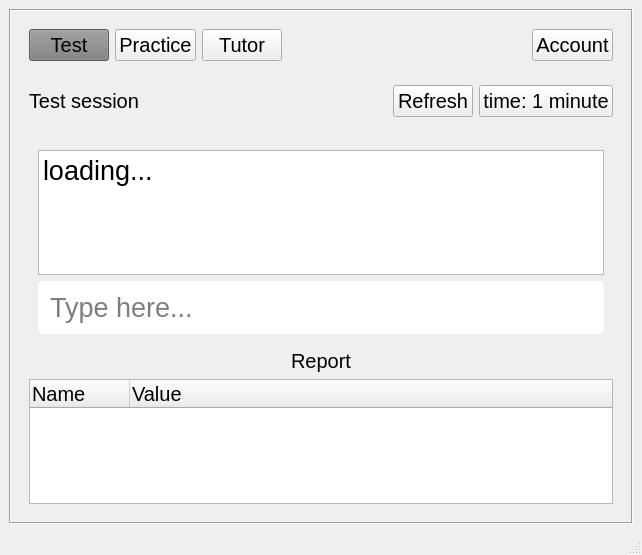
<?xml version="1.0" encoding="UTF-8"?>
<ui version="4.0">
 <class>MainWindow</class>
 <widget class="QMainWindow" name="MainWindow">
  <property name="geometry">
   <rect>
    <x>0</x>
    <y>0</y>
    <width>642</width>
    <height>555</height>
   </rect>
  </property>
  <property name="sizePolicy">
   <sizepolicy hsizetype="Preferred" vsizetype="MinimumExpanding">
    <horstretch>0</horstretch>
    <verstretch>0</verstretch>
   </sizepolicy>
  </property>
  <property name="minimumSize">
   <size>
    <width>0</width>
    <height>100</height>
   </size>
  </property>
  <property name="windowTitle">
   <string>MainWindow</string>
  </property>
  <property name="styleSheet">
   <string notr="true"/>
  </property>
  <widget class="QWidget" name="centralwidget">
   <layout class="QGridLayout" name="gridLayout_2">
    <item row="0" column="0">
     <widget class="QScrollArea" name="scrollArea">
      <property name="font">
       <font>
        <pointsize>15</pointsize>
       </font>
      </property>
      <property name="frameShape">
       <enum>QFrame::Box</enum>
      </property>
      <property name="widgetResizable">
       <bool>true</bool>
      </property>
      <widget class="QWidget" name="scrollAreaWidgetContents">
       <property name="geometry">
        <rect>
         <x>0</x>
         <y>0</y>
         <width>620</width>
         <height>490</height>
        </rect>
       </property>
       <layout class="QGridLayout" name="gridLayout">
        <item row="0" column="0">
         <widget class="QFrame" name="frame">
          <property name="sizePolicy">
           <sizepolicy hsizetype="Preferred" vsizetype="Preferred">
            <horstretch>0</horstretch>
            <verstretch>0</verstretch>
           </sizepolicy>
          </property>
          <property name="font">
           <font>
            <pointsize>15</pointsize>
           </font>
          </property>
          <property name="styleSheet">
           <string notr="true"/>
          </property>
          <property name="frameShape">
           <enum>QFrame::NoFrame</enum>
          </property>
          <property name="frameShadow">
           <enum>QFrame::Plain</enum>
          </property>
          <layout class="QHBoxLayout" name="horizontalLayout">
           <item>
            <widget class="QPushButton" name="test_session">
             <property name="font">
              <font>
               <pointsize>15</pointsize>
              </font>
             </property>
             <property name="styleSheet">
              <string notr="true">background-color:#7f7f7f;</string>
             </property>
             <property name="text">
              <string>Test</string>
             </property>
             <property name="checkable">
              <bool>false</bool>
             </property>
            </widget>
           </item>
           <item>
            <widget class="QPushButton" name="practice_button">
             <property name="font">
              <font>
               <pointsize>15</pointsize>
              </font>
             </property>
             <property name="styleSheet">
              <string notr="true"/>
             </property>
             <property name="text">
              <string>Practice</string>
             </property>
            </widget>
           </item>
           <item>
            <widget class="QPushButton" name="tutor_btn">
             <property name="font">
              <font>
               <pointsize>15</pointsize>
              </font>
             </property>
             <property name="styleSheet">
              <string notr="true"/>
             </property>
             <property name="text">
              <string>Tutor</string>
             </property>
            </widget>
           </item>
           <item>
            <spacer name="horizontalSpacer">
             <property name="font">
              <font>
               <pointsize>15</pointsize>
              </font>
             </property>
             <property name="orientation">
              <enum>Qt::Horizontal</enum>
             </property>
             <property name="sizeHint" stdset="0">
              <size>
               <width>40</width>
               <height>20</height>
              </size>
             </property>
            </spacer>
           </item>
           <item>
            <widget class="QPushButton" name="account_btn">
             <property name="font">
              <font>
               <pointsize>15</pointsize>
              </font>
             </property>
             <property name="styleSheet">
              <string notr="true"/>
             </property>
             <property name="text">
              <string>Account</string>
             </property>
            </widget>
           </item>
          </layout>
         </widget>
        </item>
        <item row="1" column="0">
         <widget class="QFrame" name="frame_5">
          <property name="font">
           <font>
            <pointsize>15</pointsize>
           </font>
          </property>
          <property name="frameShape">
           <enum>QFrame::NoFrame</enum>
          </property>
          <property name="frameShadow">
           <enum>QFrame::Raised</enum>
          </property>
          <layout class="QHBoxLayout" name="horizontalLayout_2">
           <item>
            <widget class="QLabel" name="label_2">
             <property name="font">
              <font>
               <pointsize>15</pointsize>
              </font>
             </property>
             <property name="styleSheet">
              <string notr="true"/>
             </property>
             <property name="text">
              <string>Test session</string>
             </property>
            </widget>
           </item>
           <item>
            <spacer name="horizontalSpacer_4">
             <property name="font">
              <font>
               <pointsize>15</pointsize>
              </font>
             </property>
             <property name="orientation">
              <enum>Qt::Horizontal</enum>
             </property>
             <property name="sizeHint" stdset="0">
              <size>
               <width>242</width>
               <height>20</height>
              </size>
             </property>
            </spacer>
           </item>
           <item>
            <widget class="QPushButton" name="test_refresh_button">
             <property name="font">
              <font>
               <pointsize>15</pointsize>
              </font>
             </property>
             <property name="styleSheet">
              <string notr="true"/>
             </property>
             <property name="text">
              <string>Refresh</string>
             </property>
            </widget>
           </item>
           <item>
            <widget class="QPushButton" name="time_button">
             <property name="font">
              <font>
               <pointsize>15</pointsize>
              </font>
             </property>
             <property name="styleSheet">
              <string notr="true"/>
             </property>
             <property name="text">
              <string>time: 1 minute</string>
             </property>
            </widget>
           </item>
          </layout>
         </widget>
        </item>
        <item row="2" column="0">
         <widget class="QScrollArea" name="scrollArea_2">
          <property name="font">
           <font>
            <pointsize>15</pointsize>
           </font>
          </property>
          <property name="frameShape">
           <enum>QFrame::NoFrame</enum>
          </property>
          <property name="widgetResizable">
           <bool>true</bool>
          </property>
          <widget class="QWidget" name="scrollAreaWidgetContents_3">
           <property name="geometry">
            <rect>
             <x>0</x>
             <y>0</y>
             <width>602</width>
             <height>362</height>
            </rect>
           </property>
           <layout class="QVBoxLayout" name="verticalLayout_2">
            <item>
             <widget class="QFrame" name="frame_4">
              <property name="font">
               <font>
                <pointsize>15</pointsize>
               </font>
              </property>
              <property name="frameShape">
               <enum>QFrame::NoFrame</enum>
              </property>
              <property name="frameShadow">
               <enum>QFrame::Plain</enum>
              </property>
              <layout class="QVBoxLayout" name="verticalLayout">
               <item>
                <widget class="QTextBrowser" name="testTextBrowser">
                 <property name="font">
                  <font>
                   <pointsize>15</pointsize>
                  </font>
                 </property>
                 <property name="styleSheet">
                  <string notr="true"/>
                 </property>
                 <property name="markdown">
                  <string>loading...

</string>
                 </property>
                 <property name="html">
                  <string>&lt;!DOCTYPE HTML PUBLIC &quot;-//W3C//DTD HTML 4.0//EN&quot; &quot;http://www.w3.org/TR/REC-html40/strict.dtd&quot;&gt;
&lt;html&gt;&lt;head&gt;&lt;meta name=&quot;qrichtext&quot; content=&quot;1&quot; /&gt;&lt;style type=&quot;text/css&quot;&gt;
p, li { white-space: pre-wrap; }
&lt;/style&gt;&lt;/head&gt;&lt;body style=&quot; font-family:'Ubuntu'; font-size:15pt; font-weight:400; font-style:normal;&quot;&gt;
&lt;p style=&quot; margin-top:6px; margin-bottom:6px; margin-left:0px; margin-right:0px; -qt-block-indent:0; text-indent:0px;&quot;&gt;&lt;span style=&quot; font-size:20pt;&quot;&gt;loading...&lt;/span&gt;&lt;/p&gt;&lt;/body&gt;&lt;/html&gt;</string>
                 </property>
                 <property name="overwriteMode">
                  <bool>false</bool>
                 </property>
                </widget>
               </item>
               <item>
                <widget class="QLineEdit" name="test_type">
                 <property name="font">
                  <font>
                   <pointsize>20</pointsize>
                  </font>
                 </property>
                 <property name="styleSheet">
                  <string notr="true">padding:10px;
border-radius:5px;</string>
                 </property>
                 <property name="text">
                  <string/>
                 </property>
                 <property name="placeholderText">
                  <string>Type here...</string>
                 </property>
                </widget>
               </item>
              </layout>
             </widget>
            </item>
            <item>
             <widget class="QLabel" name="label_4">
              <property name="font">
               <font>
                <pointsize>15</pointsize>
               </font>
              </property>
              <property name="styleSheet">
               <string notr="true"/>
              </property>
              <property name="text">
               <string>Report</string>
              </property>
              <property name="alignment">
               <set>Qt::AlignCenter</set>
              </property>
             </widget>
            </item>
            <item>
             <widget class="QTreeWidget" name="treeWidget">
              <property name="font">
               <font>
                <pointsize>15</pointsize>
               </font>
              </property>
              <property name="styleSheet">
               <string notr="true"/>
              </property>
              <column>
               <property name="text">
                <string>Name</string>
               </property>
               <property name="font">
                <font>
                 <pointsize>15</pointsize>
                </font>
               </property>
              </column>
              <column>
               <property name="text">
                <string>Value</string>
               </property>
               <property name="font">
                <font>
                 <pointsize>15</pointsize>
                </font>
               </property>
              </column>
             </widget>
            </item>
           </layout>
          </widget>
         </widget>
        </item>
       </layout>
      </widget>
     </widget>
    </item>
   </layout>
  </widget>
  <widget class="QMenuBar" name="menubar">
   <property name="geometry">
    <rect>
     <x>0</x>
     <y>0</y>
     <width>642</width>
     <height>21</height>
    </rect>
   </property>
  </widget>
  <widget class="QStatusBar" name="statusbar"/>
 </widget>
 <resources/>
 <connections/>
</ui>
